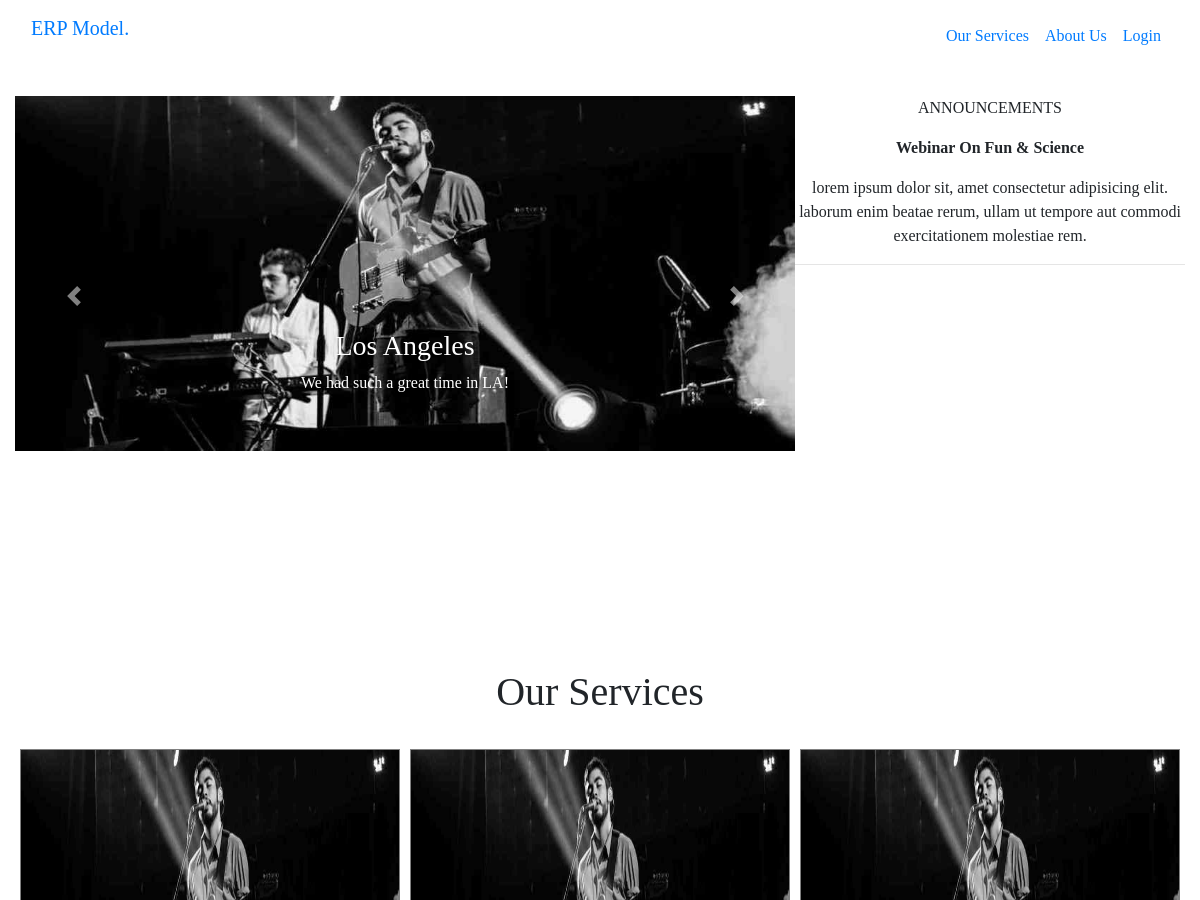
Before: / (upper part) with the older database file.
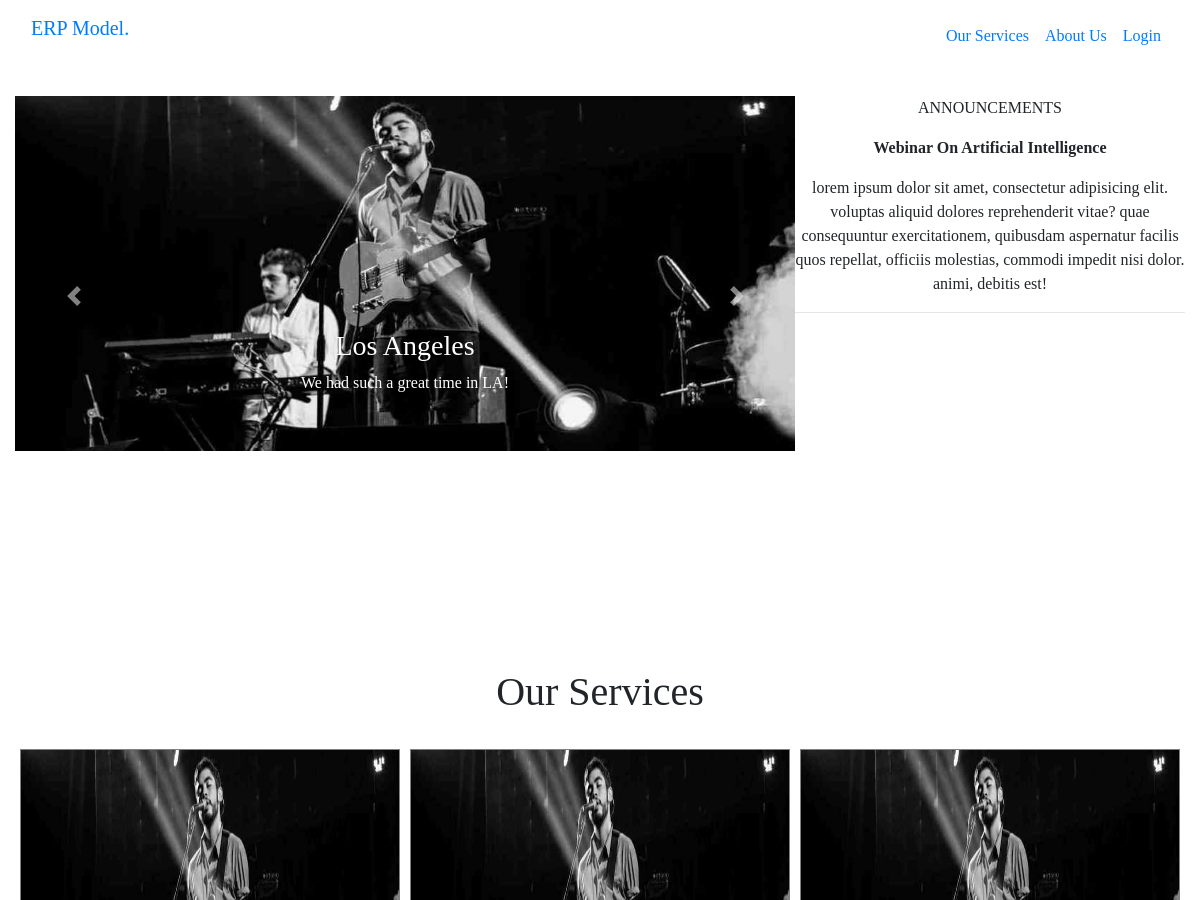
After: the same page with the newer database file.
### tables this page shows
CREATE TABLE `announcements` (
  `aid` int(11) NOT NULL,
  `title` varchar(255) NOT NULL,
  `descr` varchar(255) NOT NULL,
  `added_on` date NOT NULL,
  `active` int(1) NOT NULL DEFAULT 1
);

### info/announcements.php (called while the page is built)
<?php
$find_announcements = "SELECT * FROM announcements WHERE `active` = '1' ORDER BY `added_on` DESC";
$response = mysqli_query($conn, $find_announcements) or die(mysqli_errno($conn));
$announcements = mysqli_fetch_all($response, MYSQLI_ASSOC);

### index.php (the view, shortened to what this page needs)
<?php include("./config.php") ?>
<!doctype html>
<html lang="en">
<head>
    <head>
        <link rel="stylesheet" href="./assets/css/base-styles.css">
    </head>
<body>
    <div class="container-fluid text-center">
        <?php include("./includes/header.php") ?>
        <div class="wrapper mt-4 mb-5">
            <div id="carousel-update" class="carousel slide" data-ride="carousel">
                <ul class="carousel-indicators">
                    <li data-target="#carousel-update" data-slide-to="0" class="active"></li>
                    <li data-target="#carousel-update" data-slide-to="1"></li>
                    <li data-target="#carousel-update" data-slide-to="2"></li>
                </ul>
                <div class="carousel-inner">
                    <div class="carousel-item active">
                        <img src="./assets/vendor/slideshow-img-1.jpg" alt="Los Angeles">
                        <div class="carousel-caption">
                            <h3>Los Angeles</h3>
                            <p>We had such a great time in LA!</p>
                        </div>
                    </div>
                </div>
                <a class="carousel-control-prev" href="#carousel-update" data-slide="prev">
                    <span class="carousel-control-prev-icon"></span>
                </a>
                <a class="carousel-control-next" href="#carousel-update" data-slide="next">
                    <span class="carousel-control-next-icon"></span>
                </a>
            </div>
            <div class="announcements">
                <div class="text-center">
                    <p>ANNOUNCEMENTS</p>
                </div>
                <ul id="notice" class="text-center">
                    <?php
                    include("./info/announcements.php");
                    for ($i = 0; $i < sizeof($announcements); $i++) {
                        $title = ucwords($announcements[$i]["title"]);
                        $descr = $announcements[$i]["descr"];
                        echo "
                            <li class='news-item'>
                                <p class='font-weight-bold'>$title</p>
                                <p>$descr</p>
                            </li>
                            <hr>
                        ";
                    }
                    ?>
                </ul>
            </div>
        </div>
        <br>
        <div class="service-container" id="our-services">
            <h1>Our Services</h1>
            <div class="services">
                <div class="service">
                    <img src="./assets/vendor/slideshow-img-1.jpg" class="img-responsive service-img" alt="">
                </div>
                <div class="service">
                    <img src="./assets/vendor/slideshow-img-1.jpg" class="img-responsive service-img" alt="">
                </div>
                <div class="service">
                    <img src="./assets/vendor/slideshow-img-1.jpg" class="img-responsive service-img" alt="">
                </div>
            </div>
        </div>
    </div>
</body>
</html>

Changed rows visible on the page:
changed announcements: title "Webinar On Fun & Science" → "Webinar On Artificial Intelligence"; descr "lorem ipsum dolor sit, amet consectetur adipisicing elit. laborum enim beatae rerum, ullam ut tempore aut commodi exercitationem molestiae rem." → "lorem ipsum dolor sit amet, consectetur adipisicing elit. voluptas aliquid dolores reprehenderit vitae? quae consequuntur exercitationem, quibusdam aspernatur facilis quos repellat, officiis molestias, commodi impedit nisi dolor. animi, debitis est!"
